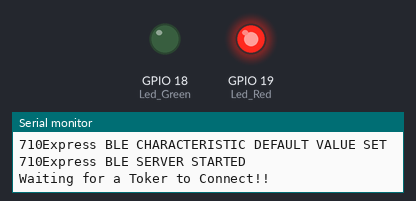
Simulated run of this sketch. Board: ESP32. On the bench: output pins drawn as LEDs (lit = HIGH), the last lines printed to the serial monitor. Nothing arrives over Bluetooth unless stated; a phone connects over Bluetooth LE 3 s after start.

Above: at 0.1 s.
At 20.1 s:
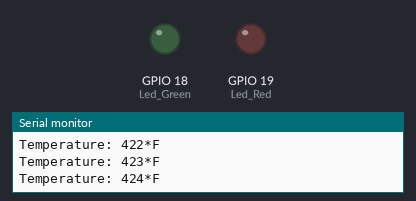
At 37.1 s:
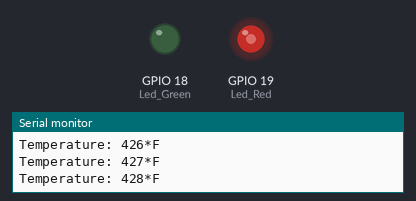
Timing chart, 0 to 38.6 s (numbered marks = the images above):
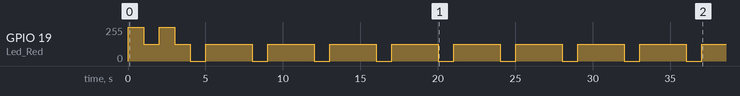

The sketch:

710ExpressV2.ino
```cpp
////// 710 EXPRESS Ver 1 - TEST /////
////// TEMPLATE 1/11/2023 ///////////

// INCLUDES
#include <BLEDevice.h>
#include <BLEServer.h>
#include <BLEUtils.h>

const int Led_Red = 19;
const int Led_Green = 18;
int val = 0;
BLEServer* pServer = NULL;
BLECharacteristic* pCharacteristic = NULL;
bool deviceConnected = false;
bool oldDeviceConnected = false;

// See the following for generating UUIDs:
// https://www.uuidgenerator.net/

#define SERVICE_UUID        "b3e179c6-e28b-43f3-bd3f-96f0611e0c89"
#define CHARACTERISTIC_UUID     "dce6732b-1ca2-49ea-95bb-46aa026ace4a"

class MyServerCallbacks: public BLEServerCallbacks {
    void onConnect(BLEServer* pServer) {
      deviceConnected = true;
    };

    void onDisconnect(BLEServer* pServer) {
      deviceConnected = false;
    }
};

void setup() {
  Serial.begin(115200);
  Serial.println("Starting 710Express work!");
  pinMode(Led_Red, OUTPUT);
  pinMode(Led_Green, OUTPUT);
  Serial.println("710Express LED Choo Choo-ing");


  // Create the BLE Device
  BLEDevice::init("710EXPRESS");
  Serial.println("710Express BLE DEVICE CREATED");

  // Create the BLE Server
  pServer = BLEDevice::createServer();
  pServer->setCallbacks(new MyServerCallbacks());
  Serial.println("710Express BLE SERVER CREATED");

  // Create the BLE Service
  BLEService *pService = pServer->createService(SERVICE_UUID);
  Serial.println("710Express BLE SERVICE CREATED");

  // Create a BLE Characteristic for temperature
  pCharacteristic = pService->createCharacteristic( CHARACTERISTIC_UUID, BLECharacteristic::PROPERTY_READ | BLECharacteristic::PROPERTY_WRITE | BLECharacteristic::PROPERTY_NOTIFY | BLECharacteristic::PROPERTY_INDICATE );
  Serial.println("710Express BLE CHARACTERISTIC CREATED");


  pCharacteristic->setValue("Current Temp: N/A");
  Serial.println("710Express BLE CHARACTERISTIC DEFAULT VALUE SET");

  // Start the service
  pService->start();
  Serial.println("710Express BLE SERVER STARTED");

  // Start advertising
  BLEAdvertising *pAdvertising = BLEDevice::getAdvertising();
  pAdvertising->addServiceUUID(SERVICE_UUID);
  pAdvertising->setScanResponse(false);
  pAdvertising->setMinPreferred(0x0);  // set value to 0x00 to not advertise this parameter
  BLEDevice::startAdvertising();
  Serial.println("Waiting for a Toker to Connect!!");
}

void loop() {
    // CONNECTED DO THIS
    if (deviceConnected)
    {
      for (int t = 420; t > 0; t++)
      {
      Serial.print("Temperature: ");
      Serial.print(t);
      Serial.print("*F");
      Serial.print("\n");

      pCharacteristic->setValue(t);
      pCharacteristic->notify();

      analogWrite(Led_Red, 127+val);  /// Yellow
      delay(1000);
      analogWrite(Led_Red, val);   //GREEN
      delay(1000);
      analogWrite(Led_Red, 127+val);  /// Yellow

      delay(2000); // bluetooth stack will go into congestion, if too many packets are sent, in 6 hours test i was able to go as low as 3ms
      }

    }

    // IF NO CONNECTION DO THIS
    if (!deviceConnected)
    {
      analogWrite(Led_Red, 255-val); /// RED
      delay(1000);
      analogWrite(Led_Red, 127+val);  /// Yellow
      delay(1000);
      analogWrite(Led_Red, 255-val); /// RED
      delay(1000);

      Serial.print("NO CONNECTION CURRENTLY");
      Serial.print("\n");

    }

    // IF LOSS CONNECTIONS DO THIS
    if (!deviceConnected && oldDeviceConnected) {
        delay(500); // give the bluetooth stack the chance to get things ready
        pServer->startAdvertising(); // restart advertising
        Serial.println("start advertising");
        oldDeviceConnected = deviceConnected;
    }

    // connecting
    if (deviceConnected && !oldDeviceConnected) {
        // do stuff here on connecting
        oldDeviceConnected = deviceConnected;
    }
}
```

Measured:
- by itself, GPIO 19 (Led_Red): 0/255 → 255/255 at 0.02 s, → 127/255 1.0 s later, → 255/255 1.0 s later, → 127/255 1.0 s later, … (22 changes in this stretch)
